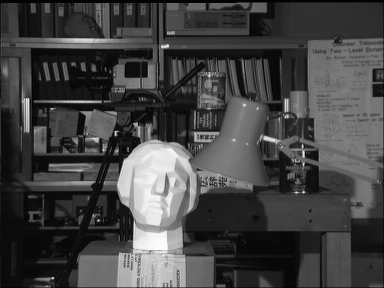
%> input picture tsukuba_l.png, 384 x 288 px
$ octave midterm_Q4_v1.m   (GNU Octave 9; MATLAB toolbox functions it lacks are replaced by stand-ins)
%> lines starting %> are read from the running program, lines starting %| are printed output that depends on the picture
% ENPM673 Midterm Q4 Generation of the Disparity Map using cross correlation
% Canberk Suat Gurel 115595972

clear all; close all; clc

% Constants
CCsize=20;      % size of cross-correlation template
Hlimit = 50;    % disparity horizontal search limit
Vlimit = 8;     % disparity vertical search limit

% Read and display the stereo images
I1 = imread('tsukuba_l.png');
%> I1 is the input picture: size 288x384 uint8; min 0, max 252, mean 67.6
I2 = imread('tsukuba_r.png');
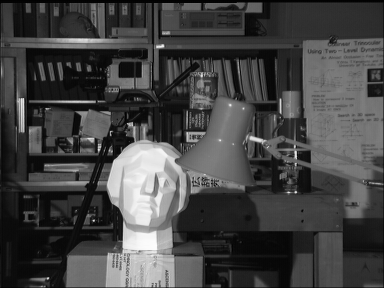
%> input picture tsukuba_r.png, 384 x 288 px
%> I2 is the input picture: size 288x384 uint8; min 0, max 253, mean 68
figure(1), imshow(I1, []), title('Left image');
%> after `title('Left image')`:
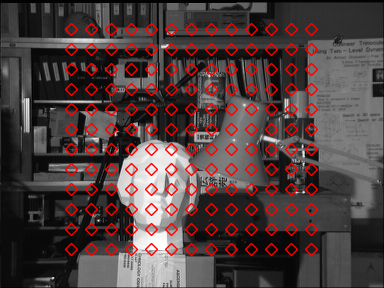
%> figure redrawn from the program's plot data; its title reads 'Left image'
figure(2), imshow(I2, []), title('Right image');

% Calculate disparity at a set of discrete points
Xsize = CCsize+Hlimit;
Ysize = CCsize+Vlimit;
Xborder = Xsize+1;
Yborder = Ysize+1;

NUMpts = 0;     % Number of found disparity points

for X=Xborder:CCsize:size(I1,2)-Xborder
    for Y=Yborder:CCsize:size(I1,1)-Yborder

        % Extract a template from the left image centered at X, Y
        figure(1), hold on, plot(X, Y, 'rd'),hold off;

        T = imcrop(I1, [X-CCsize Y-CCsize 2*CCsize 2*CCsize]);

        % Search for match in the right image, in a region centered at X, Y
        % and of dimensions Vlimit wide by Hlimit high
        Im_R = imcrop(I2, [X-Xsize Y-Ysize 2*Xsize 2*Ysize]);

        % The correlation score image is the size of Im_R, expanded by CCsize
        % in each direction
        CCscores = normxcorr2(T,Im_R);

        % Get the location of the peak in the correlation score image
        [max_score, maxindex] = max(CCscores(:));
        [Ypeak, Xpeak] = ind2sub(size(CCscores),maxindex);

        % If score too low, ignore this point
        if (max_score < 0.8)
            continue;
        end

        % These are the coordinates of the peak in the search image
        Xpeak = Xpeak - CCsize; Ypeak = Ypeak - CCsize;

        % These are the coordinates in the full sized right image
        Xpeak = Xpeak + (X-Xsize); Ypeak = Ypeak + (Y-Ysize);
        figure(2), hold on, plot(Xpeak, Ypeak, 'rd'),hold off;

        % Save the point in a list, along with its disparity (left-right)
        NUMpts = NUMpts+1;
        Xpt(NUMpts) = X; Ypt(NUMpts) = Y;
        Dpt(NUMpts) = Xpeak-X;        % Disparity = xright-xleft
    end
end
%> after the loop, Dpt = 144 values, max -4 at index 1, min -13 at index 98, mean -6.35; NUMpts = 144; Xpt = 144 values from 71 to 311; Ypt = 144 values, max 249 at index 12, min 29 at index 1, mean 139.3
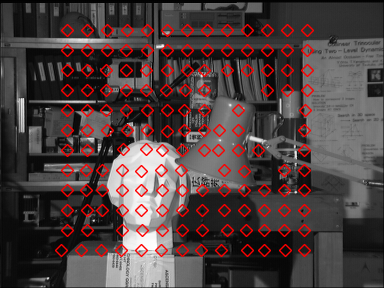
%> figure redrawn from the program's plot data; its title reads 'Right image'

% Display the result %
figure('units','normalized','outerposition',[0 0 1 1]);
scatter3(Xpt, Ypt, Dpt, 1000, Dpt, 'Marker','.');
grid on, grid minor; zlim([-15 0]);
title('Disparity Map of the Stereo Pair')
xlabel('X Axis'),ylabel('Y Axis'),zlabel('Disparity');
font=18; set(gca,'fontsize',font);
colormap(winter(5)); c = colorbar;
c.Label.String = 'Disparity';
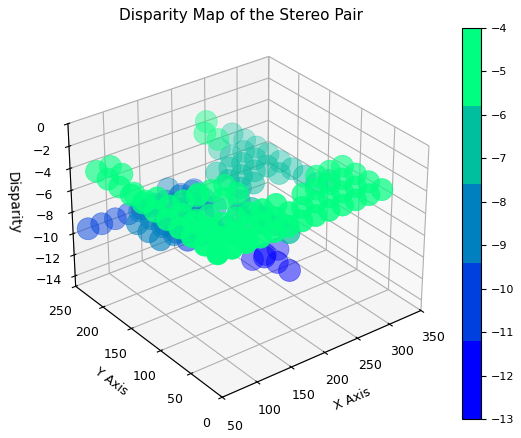
%> figure redrawn from the program's plot data
